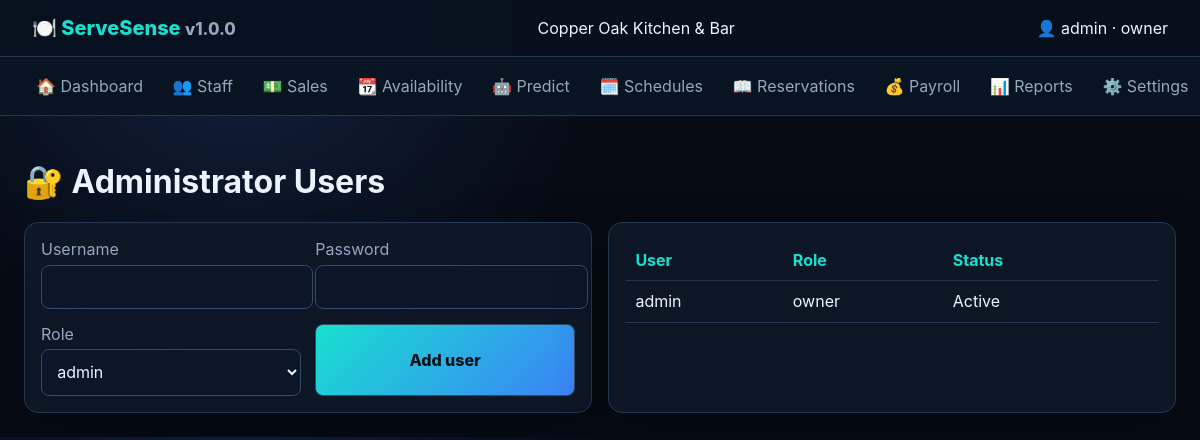
/admins (signed in), run on the app's committed database.
### tables this page shows
CREATE TABLE settings(key TEXT PRIMARY KEY,value TEXT NOT NULL);

CREATE TABLE users(username TEXT PRIMARY KEY,password_hash TEXT NOT NULL,role TEXT NOT NULL DEFAULT 'admin',active INTEGER NOT NULL DEFAULT 1,created_at TEXT NOT NULL);

### app/web.py (the view, shortened to what this page needs)
    @app.route('/admins',methods=['GET','POST'])
    @login_required
    def admins():
        if not current_user.is_owner: abort(403)
        with connect() as c:
            rows=c.execute('SELECT username,role,active,created_at FROM users ORDER BY username').fetchall()
        return render_template('admins.html',rows=rows)

### app/web.py (called while the page is built)
def connect():
    c=sqlite3.connect(DB); c.row_factory=sqlite3.Row; c.execute("PRAGMA foreign_keys=ON"); return c

@login_manager.user_loader
def load_user(uid):
    with connect() as c: r=c.execute("SELECT username,role,active FROM users WHERE username=?",(uid,)).fetchone()
    return User(r["username"],r["role"]) if r and r["active"] else None

def setting(c,key,default=''):
    r=c.execute("SELECT value FROM settings WHERE key=?",(key,)).fetchone(); return r[0] if r else default

    @property
    def is_owner(self): return self.role == "owner"

### app/templates/admins.html
{% extends 'base.html' %}{% block content %}<h1>🔐 Administrator Users</h1><div class="grid2"><section class="panel"><form method="post" class="formgrid"><label>Username<input name="username" required></label><label>Password<input name="password" type="password" required></label><label>Role<select name="role"><option>admin</option><option>manager</option><option>owner</option></select></label><button>Add user</button></form></section><section class="panel"><table><tr><th>User</th><th>Role</th><th>Status</th><th></th></tr>{% for r in rows %}<tr><td>{{ r.username }}</td><td>{{ r.role }}</td><td>{{ 'Active' if r.active else 'Disabled' }}</td><td>{% if r.username != current_user.id %}<form method="post" action="{{ url_for('admin_toggle',username=r.username) }}"><button class="mini">Toggle</button></form>{% endif %}</td></tr>{% endfor %}</table></section></div>{% endblock %}

### app/templates/base.html (shortened to what this page needs)
<!doctype html><html lang="en"><head><link rel="stylesheet" href="{{ url_for('static',filename='app.css') }}"></head>
<body><header><a class="brand" href="{{ url_for('dashboard') }}">🍽️ ServeSense <small>v{{ app_version }}</small></a><div>{{ restaurant_name }}</div><div>👤 {{ current_user.id }} · {{ current_user.role }}</div></header>
<nav>{% for label,endpoint in [('🏠 Dashboard','dashboard'),('👥 Staff','staff'),('💵 Sales','sales'),('📆 Availability','availability'),('🤖 Predict','predict'),('🗓️ Schedules','schedules'),('📖 Reservations','reservations'),('💰 Payroll','payroll'),('📊 Reports','reports'),('⚙️ Settings','settings')] %}<a href="{{ url_for(endpoint) }}">{{ label }}</a>{% endfor %}</nav>
<main>{% with messages=get_flashed_messages(with_categories=true) %}{% for category,message in messages %}<div class="flash {{ category }}">{{ message }}</div>{% endfor %}{% endwith %}{% block content %}{% endblock %}</main></body></html>

### app/static/app.css (style rules this page uses)
:root { --bg:#060b14;--panel:rgba(15,24,40,.92);--line:#263750;--text:#edf4ff;--muted:#95a7bf;--cyan:#18e0d0;--purple:#8b5cf6;--danger:#fb7185 }
* { box-sizing:border-box }
body { margin:0;background:radial-gradient(circle at 20% 0,#12223f 0,transparent 35%),var(--bg);color:var(--text);font-family:Inter,ui-sans-serif,system-ui,sans-serif }
header { display:flex;gap:2rem;justify-content:space-between;align-items:center;padding:1rem 2rem;background:#07101de8;border-bottom:1px solid var(--line);position:sticky;top:0;z-index:10 }
.brand { font-size:1.25rem;font-weight:800;color:var(--cyan);text-decoration:none }
.brand small { color:var(--muted) }
nav { display:flex;gap:.35rem;align-items:center;overflow:auto;padding:.65rem 1.5rem;background:#091423;border-bottom:1px solid var(--line) }
nav a,.linkbtn { white-space:nowrap;color:var(--muted);padding:.55rem .75rem;text-decoration:none;background:transparent;border:0 }
main { max-width:1500px;margin:auto;padding:1.5rem }
.stats article,.panel,.person { background:var(--panel);border:1px solid var(--line);border-radius:14px;padding:1rem;box-shadow:0 16px 50px #0005 }
.grid2 { display:grid;grid-template-columns:1fr 1fr;gap:1rem;margin-top:1rem }
.panel { overflow:auto }
.formgrid { display:grid;grid-template-columns:repeat(2,minmax(0,1fr));gap:.9rem }
label { display:grid;gap:.35rem;color:var(--muted) }
input,select,textarea,button,.button { font:inherit;border-radius:8px;border:1px solid #334a67;padding:.7rem;background:#0b1728;color:var(--text) }
button,.button { background:linear-gradient(135deg,var(--cyan),#3b82f6);color:#02121a;font-weight:800;cursor:pointer;text-decoration:none;text-align:center }
table { width:100%;border-collapse:collapse }
th,td { text-align:left;padding:.65rem;border-bottom:1px solid var(--line) }
th { color:var(--cyan) }

### data on the page
settings: value "Copper Oak Kitchen & Bar"
users: id "admin", role "owner", username "admin", active "Active"

### other printed values
{{ app_version }} "1.0.0"
{{ label }} "🏠 Dashboard" "👥 Staff" "💵 Sales" "📆 Availability" "🤖 Predict" "🗓️ Schedules" "📖 Reservations" "💰 Payroll" "📊 Reports" "⚙️ Settings"
